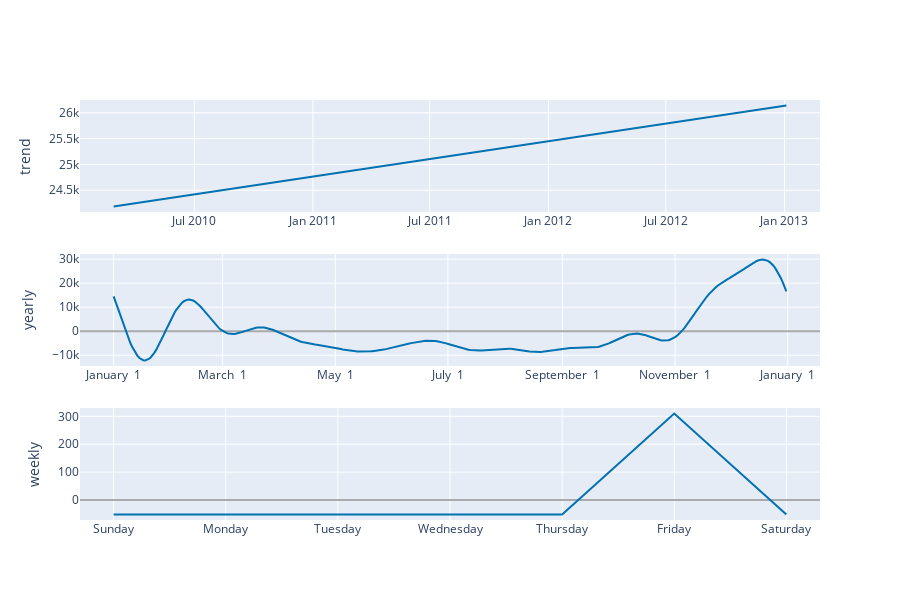

The code cell stored with this chart in its notebook:
### Code cell
# Interactive component plots 
components_fig = plot_components_plotly(prophet_model, forecast)
components_fig.show()

### Figure 1 — Plotly figure (JSON) as saved in the notebook; plotly's stock layout.template omitted (floating-point values rounded to 4 significant figures; data arrays with more than 128 entries replaced by an {"elided": "..."} marker saying what was removed)
{"data": [{"line": {"color": "#0072B2", "width": 2}, "mode": "lines", "name": "trend", "type": "scatter", "x": {"elided": "150 str values"}, "xaxis": "x", "y": {"elided": "150 float values"}, "yaxis": "y"}, {"line": {"color": "rgba(0, 114, 178, 0.2)", "width": 0}, "mode": "lines", "name": "trend_upper", "type": "scatter", "x": {"elided": "150 str values"}, "xaxis": "x", "y": {"elided": "150 float values"}, "yaxis": "y"}, {"fill": "tonexty", "fillcolor": "rgba(0, 114, 178, 0.2)", "line": {"color": "rgba(0, 114, 178, 0.2)", "width": 0}, "mode": "lines", "name": "trend_lower", "type": "scatter", "x": {"elided": "150 str values"}, "xaxis": "x", "y": {"elided": "150 float values"}, "yaxis": "y"}, {"line": {"color": "#0072B2", "width": 2}, "mode": "lines", "name": "yearly", "type": "scatter", "x": {"elided": "365 str values"}, "xaxis": "x2", "y": {"elided": "365 float values"}, "yaxis": "y2"}, {"line": {"color": "#0072B2", "width": 2}, "mode": "lines", "name": "weekly", "type": "scatter", "x": ["2017-01-01T00:00:00", "2017-01-02T00:00:00", "2017-01-03T00:00:00", "2017-01-04T00:00:00", "2017-01-05T00:00:00", "2017-01-06T00:00:00", "2017-01-07T00:00:00"], "xaxis": "x3", "y": [-51.63, -51.63, -51.63, -51.63, -51.63, 309.8, -51.63], "yaxis": "y3"}], "layout": {"height": 600, "showlegend": false, "width": 900, "xaxis": {"anchor": "y", "domain": [0, 1], "range": ["2010-01-04T20:24:00", "2013-02-25T03:36:00"], "type": "date"}, "xaxis2": {"anchor": "y2", "domain": [0, 1], "range": ["2016-12-13T18:54:02.958904115", "2018-01-18T11:04:57.863013581"], "tickformat": "%B %e", "type": "date"}, "xaxis3": {"anchor": "y3", "domain": [0, 1], "range": ["2016-12-31T16:48:00", "2017-01-07T07:12:00"], "tickformat": "%A", "type": "date"}, "yaxis": {"anchor": "x", "domain": [0.7333, 1], "rangemode": "normal", "title": {"text": "trend"}, "zerolinecolor": "#AAA"}, "yaxis2": {"anchor": "x2", "domain": [0.3667, 0.6333], "title": {"text": "yearly"}, "zerolinecolor": "#AAA"}, "yaxis3": {"anchor": "x3", "domain": [0, 0.2667], "title": {"text": "weekly"}, "zerolinecolor": "#AAA"}}}
